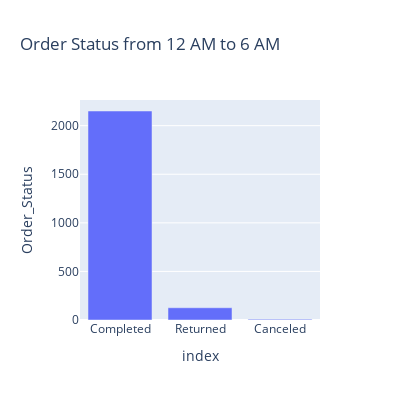

Write notebook code for a chart like this one.
### Code cell
print('Ratio of Order Status from 12 AM to 6 AM:')
# Plotting the Order Status for orders placed between 12 AM to 6 AM
# normalizing the value_counts to see the percentage of each variable
print(data.loc[data.Mins == 0].Order_Status.value_counts(normalize = True)*100)
px.bar(a, y = a.Order_Status, x = a.index, title = 'Order Status from 12 AM to 6 AM', height = 400, width = 400)

### Figure 1 — Plotly figure (JSON) as saved in the notebook; plotly's stock layout.template omitted (floating-point values rounded to 4 significant figures)
{"data": [{"alignmentgroup": "True", "hovertemplate": "index=%{x}<br>Order_Status=%{y}<extra></extra>", "legendgroup": "", "marker": {"color": "#636efa"}, "name": "", "offsetgroup": "", "orientation": "v", "showlegend": false, "textposition": "auto", "type": "bar", "x": ["Completed", "Returned", "Canceled"], "xaxis": "x", "y": [2151, 126, 8], "yaxis": "y"}], "layout": {"barmode": "relative", "height": 400, "legend": {"tracegroupgap": 0}, "title": {"text": "Order Status from 12 AM to 6 AM"}, "width": 400, "xaxis": {"anchor": "y", "domain": [0.0, 1.0], "title": {"text": "index"}}, "yaxis": {"anchor": "x", "domain": [0.0, 1.0], "title": {"text": "Order_Status"}}}}
